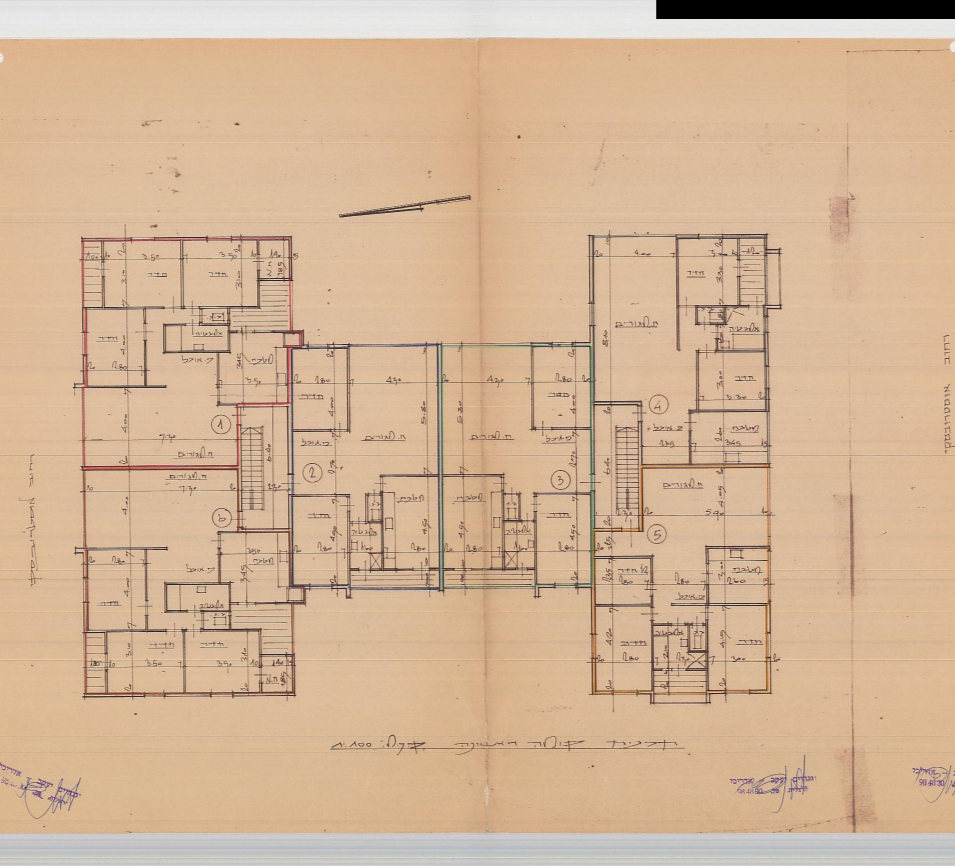
#> input picture stitched_first_floor.jpg, 3820 x 3464 px, given in place of stitched_first_floor.png, which was not available (shown at 1/4 size)
$ python finalize_dashboard.py
#> lines starting #> are read from the running program, lines starting #| are printed output that depends on the picture
import cv2
import json
import glob
import os

def main():
    # Load original stitched image or fallback to already cropped version
    img = cv2.imread("stitched_first_floor.png")
#> img is the input picture: shape (3464, 3820, 3); mean B, G, R 151.2, 181, 211.5
    if img is not None:
        h_orig, w_orig = img.shape[:2]
#> h_orig = 3464; w_orig = 3820
        print(f"Original stitched shape: {w_orig}x{h_orig}")
#| Original stitched shape: 3820x3464

        # Crop horizontally between the two inner white dots
        x_start = 1976
        x_end = 5796
        crop = img[:, x_start:x_end]
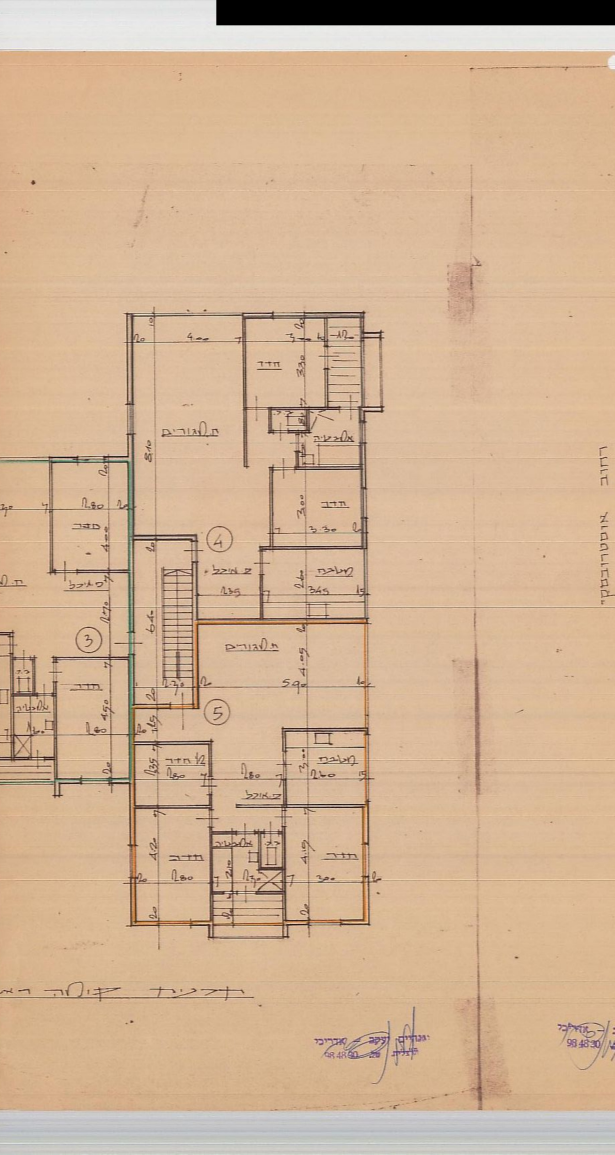
#> crop: shape (3464, 1844, 3) (shown at 1/3 size); mean B, G, R 149.6, 179.4, 209.9

        # Save as stitched_first_floor.jpg
        cv2.imwrite("stitched_first_floor.jpg", crop)
        print("Saved stitched_first_floor.jpg")
    else:
        print("stitched_first_floor.png not found, loading stitched_first_floor.jpg directly...")
        crop = cv2.imread("stitched_first_floor.jpg")
        if crop is None:
            print("Error: neither stitched_first_floor.png nor stitched_first_floor.jpg found.")
            return

    # Crop dimensions
    h_c, w_c = crop.shape[:2]
#> h_c = 3464; w_c = 1844
    print(f"Canvas size: {w_c}x{h_c}")
#| Canvas size: 1844x3464

    # Set coordinates in cropped pixels: (unit_number, x_center, y_center, radius, border_color)
    unit_coords = {
        "1": (886, 1698, 39, "אדום"),
        "2": (1250, 1890, 36, "כחול"),
        "3": (2242, 1920, 36, "ירוק"),
        "4": (2638, 1618, 39, "אפור"),
        "5": (2628, 2136, 36, "כתום"),
        "6": (886, 2072, 40, "חום")
    }

    mapped_apts = []

    # Normalize coordinates to 0-1000 for web overlay boxes
    for unit_num, (cx, cy, r, col) in unit_coords.items():
        px0 = cx - r
        py0 = cy - r
        px1 = cx + r
        py1 = cy + r

        # Convert to 0-1000 scale
        sy0 = int((py0 / h_c) * 1000)
        sx0 = int((px0 / w_c) * 1000)
        sy1 = int((py1 / h_c) * 1000)
        sx1 = int((px1 / w_c) * 1000)

        mapped_apts.append({
            "apartment_number": unit_num,
            "label_box": [sy0, sx0, sy1, sx1],
            "border_color": col,
            "remarks": f"דירה {unit_num} ממוקמת בקומה ראשונה."
        })

    merged_result = {"apartments": mapped_apts}

    # Overwrite all grounding caches in cache/ to prevent loading outdated coordinate sets
    os.makedirs("cache", exist_ok=True)
    with open("cache/grounding_fixed.json", "w") as f:
        json.dump(merged_result, f, indent=2, ensure_ascii=False)

    grounding_files = glob.glob("cache/grounding_*.json")
    for f_path in grounding_files:
        with open(f_path, "w") as f:
            json.dump(merged_result, f, indent=2, ensure_ascii=False)
    print("Updated all grounding cache files with approved coordinates.")

    # Draw verification images
    img_verify = crop.copy()
    for unit_num, (cx, cy, r, col) in unit_coords.items():
        color_bgr = (0, 0, 255) if col == "אדום" else (255, 0, 0) if col == "כחול" else (0, 255, 0) if col == "ירוק" else (128, 128, 128) if col == "אפור" else (0, 165, 255)
        cv2.circle(img_verify, (cx, cy), r, color_bgr, 4)
        cv2.putText(img_verify, f"U{unit_num}", (cx - 15, cy - r - 10), cv2.FONT_HERSHEY_SIMPLEX, 1.2, color_bgr, 3)

    cv2.imwrite("verify_final_grounding.jpg", img_verify)
    small = cv2.resize(img_verify, (1600, int(1600 * img_verify.shape[0] / img_verify.shape[1])))
    cv2.imwrite("verify_final_grounding_small.jpg", small)
    print("Saved verify_final_grounding_small.jpg")

if __name__ == "__main__":
    main()

$ run again, with p1_full.jpg copied over stitched_first_floor.jpg
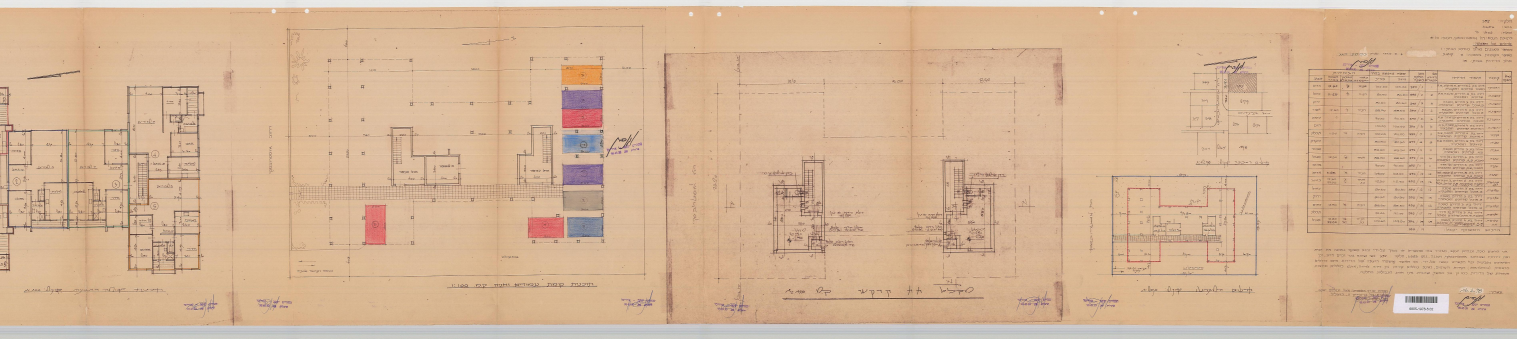
#> input picture p1_full.jpg, 7584 x 1694 px, given in place of stitched_first_floor.png, which was not available (shown at 1/5 size)
#> in main, img is the input picture: shape (1694, 7584, 3); mean B, G, R 150, 180.2, 212.7
#| Original stitched shape: 7584x1694
#> in main, `crop = img[:, x_start:x_end]`:
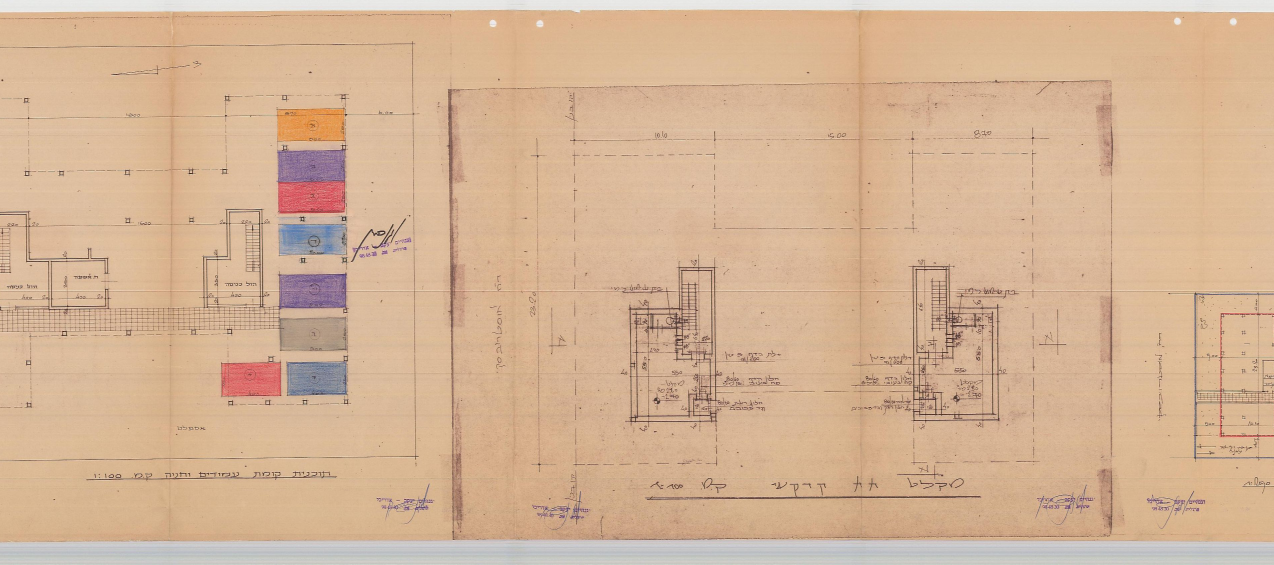
#> crop: shape (1694, 3820, 3) (shown at 1/3 size); mean B, G, R 150, 179.9, 212.9
#| Canvas size: 3820x1694

$ run again, with p1_left.jpg copied over stitched_first_floor.jpg
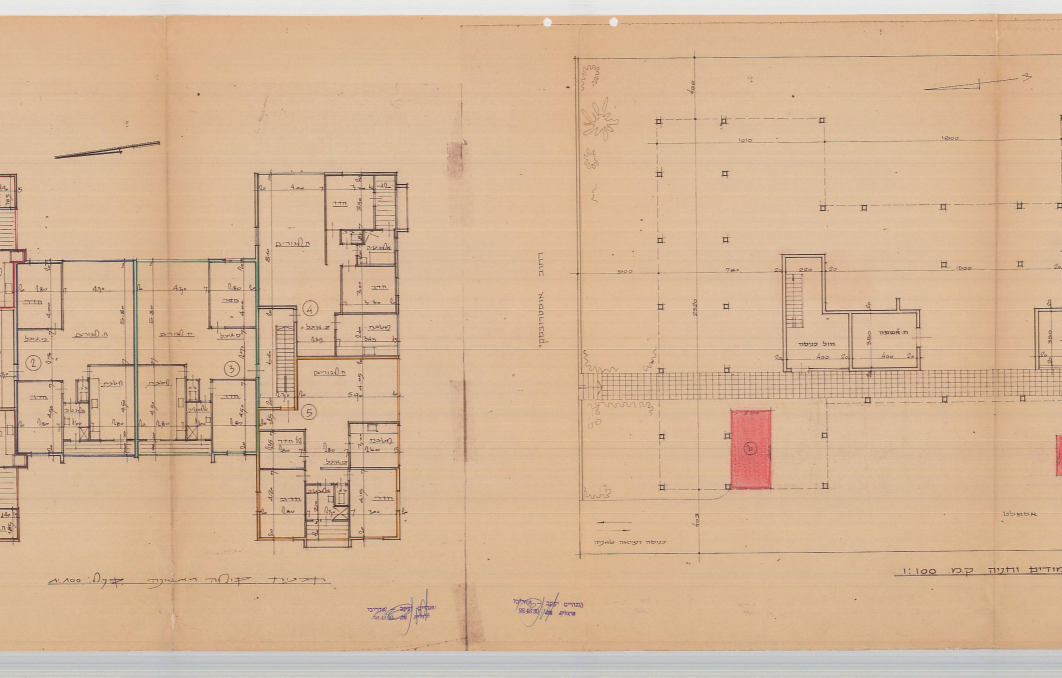
#> input picture p1_left.jpg, 5309 x 3388 px, given in place of stitched_first_floor.png, which was not available (shown at 1/5 size)
#> in main, img is the input picture: shape (3388, 5309, 3); mean B, G, R 150.9, 182, 214
#| Original stitched shape: 5309x3388
#> in main, `crop = img[:, x_start:x_end]`:
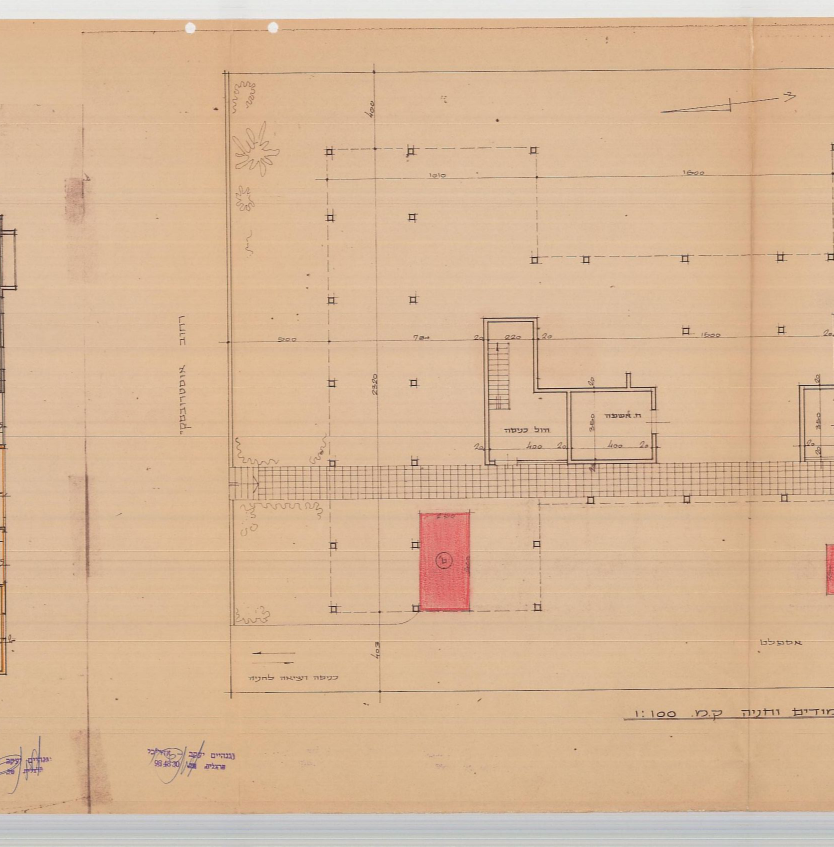
#> crop: shape (3388, 3333, 3) (shown at 1/4 size); mean B, G, R 151.8, 183.4, 215.9
#| Canvas size: 3333x3388
